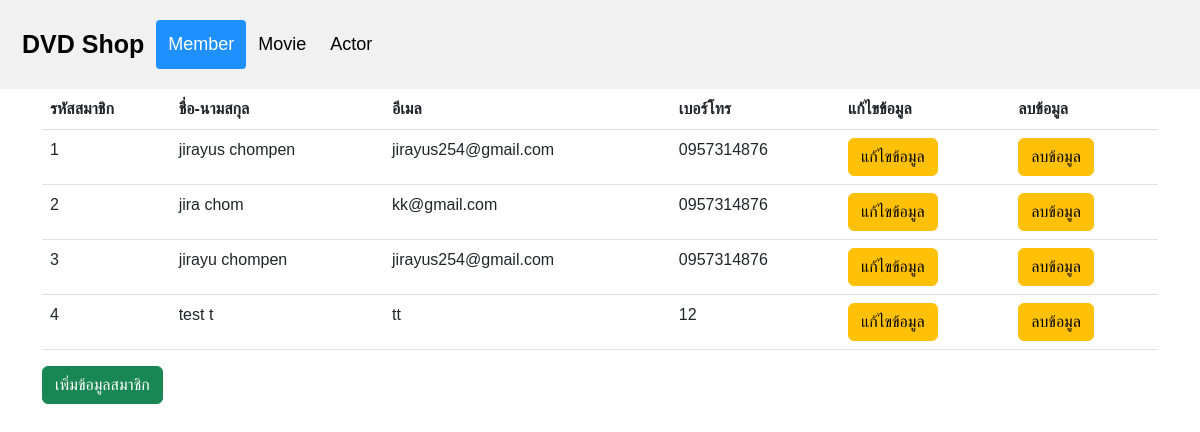
Page /mainmenu.php on the earlier database version.
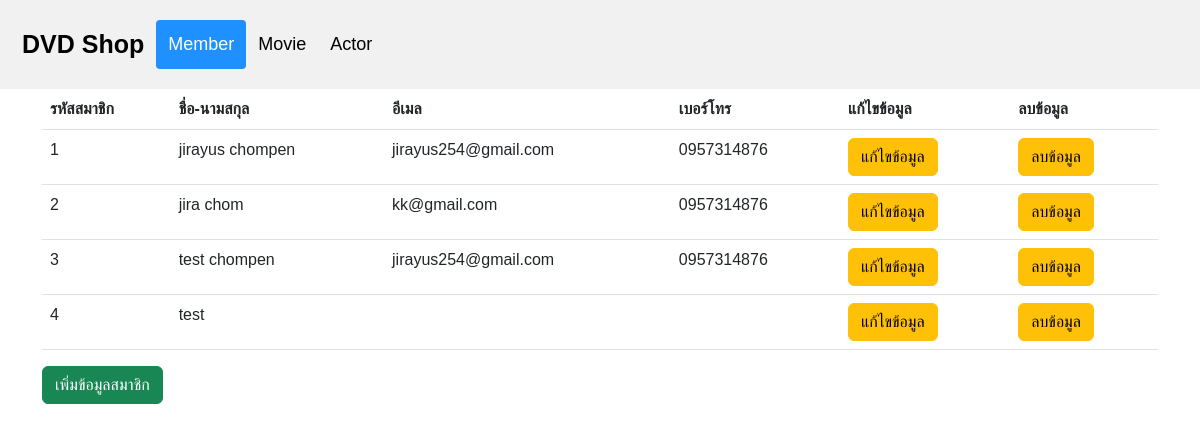
Same page on the later database version.
### tables this page shows
CREATE TABLE `memberid` (
  `id` int(2) NOT NULL,
  `name` varchar(20) NOT NULL,
  `lastname` varchar(20) NOT NULL,
  `email` varchar(30) NOT NULL,
  `telephone` varchar(12) NOT NULL
);

### mainmenu.php (the view, shortened to what this page needs)
<?php
    require 'conn.php';
    $sql = "SELECT * FROM memberid";
    $result = $conn->query($sql);
?>
<!DOCTYPE html>
<html lang="en">
<head>
    <link href="https://cdn.jsdelivr.net/npm/bootstrap@5.2.1/dist/css/bootstrap.min.css" rel="stylesheet">
</head>
<body>
    <header>
        <div class="header">
            <a href="index.php" class="logo">DVD Shop</a>
                <div>
                    <a class="active" href="mainmenu.php">Member</a>
                    <a href="movie.php">Movie</a>
                    <a href="actorbio.php">Actor</a>
                </div>
        </div>
    </header>
    <div class="container">
        <table class="table">
            <thead>
                <tr>
                    <th scope="col">รหัสสมาชิก</th>
                    <th scope="col-4">ชื่อ-นามสกุล</th>
                    <th scope="col-4">อีเมล</th>
                    <th scope="col-4">เบอร์โทร</th>
                    <th scope="col-4">แก้ไขข้อมูล</th>
                    <th scope="col-4">ลบข้อมูล</th>
                </tr>
            </thead>
            <tbody>
                <?php
                    if ($result->num_rows > 0) {
                        while($row = $result->fetch_assoc()) {
                            echo "<tr><td>".$row["id"]."</td>"."<td>".$row["name"]." ".$row["lastname"]."</td>"."<td>".$row["email"]."</td>"."<td>".$row["telephone"]."</td>"
                            ."<td>"."<a class='btn btn-warning' href='editbio.php?id=".$row["id"]."'>แก้ไขข้อมูล</a>"
                            ."<td>"."<a class='btn btn-warning' href='deletebio.php?id=".$row["id"]."'>ลบข้อมูล</a>"."</td>";
                            echo "</tr>";
                        }
                    }else {
                        echo "0 results";
                    }
                ?>
            </tbody>
        </table>
        <a class="btn btn-success" href='insertbio.php'>เพิ่มข้อมูลสมาชิก</a>
    </div>
</body>
</html>

### mainmenu.php (style rules this page uses)
* { box-sizing: border-box; }
body { margin: 0; font-family: Arial, Helvetica, sans-serif; }
.header { overflow: hidden; background-color: #f1f1f1; padding: 20px 10px; }
.header a { float: left; color: black; text-align: center; padding: 12px; text-decoration: none; font-size: 18px; line-height: 25px; border-radius: 4px; }
.header a.logo { font-size: 25px; font-weight: bold; }
.header a.active { background-color: dodgerblue; color: white; }

Differences in the rows shown:
changed memberid id 3: name "jirayu" → "test"
changed memberid id 4: lastname "t" → (not shown); email "tt" → (not shown); telephone "12" → (not shown)
